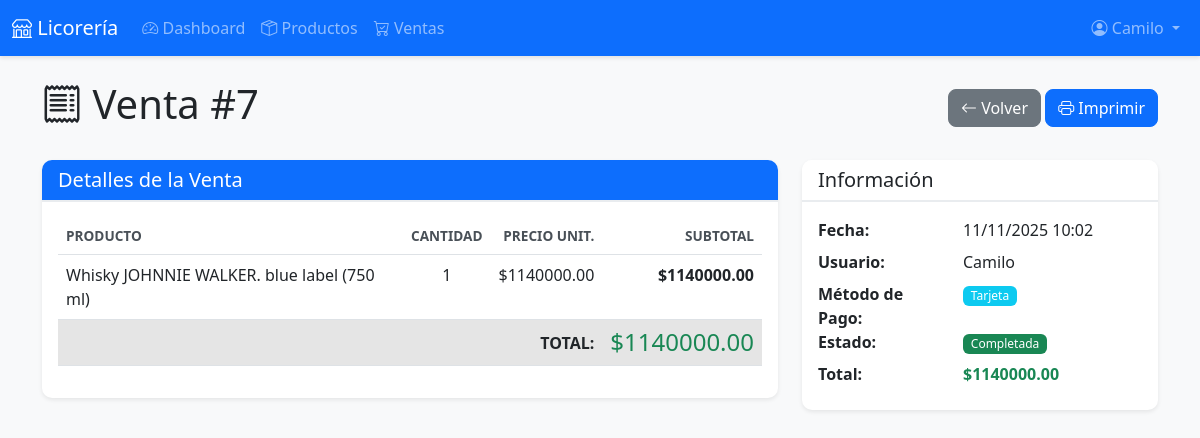
The page /ventas/7/ (signed in) on the database its author committed.
### core/models.py (models this page shows, shortened)
class Venta(models.Model):
    METODOS_PAGO = [
        ('efectivo', 'Efectivo'),
        ('tarjeta', 'Tarjeta'),
        ('transferencia', 'Transferencia'),
    ]
    ESTADOS = [
        ('completada', 'Completada'),
        ('cancelada', 'Cancelada'),
    ]
    usuario = models.ForeignKey(User, on_delete=models.CASCADE, related_name='ventas')
    total = models.DecimalField(max_digits=10, decimal_places=2)
    metodo_pago = models.CharField(max_length=20, choices=METODOS_PAGO)
    estado = models.CharField(max_length=20, choices=ESTADOS, default='completada')
    notas = models.TextField(blank=True)
    creado_en = models.DateTimeField(auto_now_add=True)
    class Meta:
        verbose_name = 'Venta'
        verbose_name_plural = 'Ventas'
        ordering = ['-creado_en']

class ItemVenta(models.Model):
    venta = models.ForeignKey(Venta, on_delete=models.CASCADE, related_name='items')
    producto = models.ForeignKey(Producto, on_delete=models.CASCADE)
    nombre_producto = models.CharField(max_length=200)  # Guardamos el nombre por si se elimina el producto
    cantidad = models.IntegerField()
    precio_unitario = models.DecimalField(max_digits=10, decimal_places=2)
    subtotal = models.DecimalField(max_digits=10, decimal_places=2)
    class Meta:
        verbose_name = 'Item de Venta'
        verbose_name_plural = 'Items de Venta'

### core/views.py (the view)
# urls.py: path('ventas/<int:pk>/', views.venta_detalle_view, name='venta_detalle'),
@login_required
def venta_detalle_view(request, pk):
    venta = get_object_or_404(Venta, pk=pk)
    if hasattr(request.user, 'perfil') and request.user.perfil.rol not in ['admin', 'cajero']:
        if venta.usuario != request.user:
            messages.error(request, 'No tienes permisos para ver esta venta')
            return redirect('mis_pedidos')
    context = {'venta': venta}
    return render(request, 'core/venta_detalle.html', context)

### templates/core/venta_detalle.html (shortened to what this page needs)
{% extends 'base.html' %}
{% block content %}
<div class="container">
    <div class="d-flex justify-content-between align-items-center mb-4">
        <h1><i class="bi bi-receipt"></i> Venta #{{ venta.id }}</h1>
        <div>
            <a href="{% url 'ventas_lista' %}" class="btn btn-secondary">
                <i class="bi bi-arrow-left"></i> Volver
            </a>
            <button onclick="window.print()" class="btn btn-primary">
                <i class="bi bi-printer"></i> Imprimir
            </button>
        </div>
    </div>
    <div class="row">
        <div class="col-md-8">
            <div class="card mb-4">
                <div class="card-header bg-primary text-white">
                    <h5 class="mb-0">Detalles de la Venta</h5>
                </div>
                <div class="card-body">
                    <div class="table-responsive">
                        <table class="table">
                            <thead>
                                <tr>
                                    <th>Producto</th>
                                    <th class="text-center">Cantidad</th>
                                    <th class="text-end">Precio Unit.</th>
                                    <th class="text-end">Subtotal</th>
                                </tr>
                            </thead>
                            <tbody>
                                {% for item in venta.items.all %}
                                <tr>
                                    <td>{{ item.nombre_producto }}</td>
                                    <td class="text-center">{{ item.cantidad }}</td>
                                    <td class="text-end">${{ item.precio_unitario }}</td>
                                    <td class="text-end"><strong>${{ item.subtotal }}</strong></td>
                                </tr>
                                {% endfor %}
                            </tbody>
                            <tfoot>
                                <tr class="table-active">
                                    <td colspan="3" class="text-end"><strong>TOTAL:</strong></td>
                                    <td class="text-end"><h4 class="mb-0 text-success">${{ venta.total }}</h4></td>
                                </tr>
                            </tfoot>
                        </table>
                    </div>
                </div>
            </div>
        </div>
        <div class="col-md-4">
            <div class="card">
                <div class="card-header">
                    <h5 class="mb-0">Información</h5>
                </div>
                <div class="card-body">
                    <dl class="row mb-0">
                        <dt class="col-sm-5">Fecha:</dt>
                        <dd class="col-sm-7">{{ venta.creado_en|date:"d/m/Y H:i" }}</dd>
                        <dt class="col-sm-5">Usuario:</dt>
                        <dd class="col-sm-7">{{ venta.usuario.first_name|default:venta.usuario.username }}</dd>
                        <dt class="col-sm-5">Método de Pago:</dt>
                        <dd class="col-sm-7">
                            <span class="badge bg-info">{{ venta.get_metodo_pago_display }}</span>
                        </dd>
                        <dt class="col-sm-5">Estado:</dt>
                        <dd class="col-sm-7">
                            <span class="badge bg-success">{{ venta.get_estado_display }}</span>
                        </dd>
                        <dt class="col-sm-5">Total:</dt>
                        <dd class="col-sm-7"><strong class="text-success">${{ venta.total }}</strong></dd>
                    </dl>
                </div>
            </div>
        </div>
    </div>
</div>
{% endblock %}

### templates/base.html (shortened to what this page needs)
<!DOCTYPE html>
<html lang="es">
<head>
    <link href="https://cdn.jsdelivr.net/npm/bootstrap@5.3.0/dist/css/bootstrap.min.css" rel="stylesheet">
    <link href="https://cdn.jsdelivr.net/npm/bootstrap-icons@1.10.0/font/bootstrap-icons.css" rel="stylesheet">
    {% load static %}
    <link rel="stylesheet" href="{% static 'css/styles.css' %}">
</head>
<body>
    {% if user.is_authenticated %}
    <nav class="navbar navbar-expand-lg navbar-dark bg-primary">
        <div class="container-fluid">
            <a class="navbar-brand" href="{% url 'dashboard' %}">
                <i class="bi bi-shop"></i> Licorería
            </a>
            <div class="collapse navbar-collapse" id="navbarNav">
                <ul class="navbar-nav me-auto">
                    <li class="nav-item">
                        <a class="nav-link" href="{% url 'dashboard' %}">
                            <i class="bi bi-speedometer2"></i> Dashboard
                        </a>
                    </li>
                    <li class="nav-item">
                        <a class="nav-link" href="{% url 'productos_lista' %}">
                            <i class="bi bi-box-seam"></i> Productos
                        </a>
                    </li>
                    <li class="nav-item">
                        <a class="nav-link" href="{% url 'ventas_lista' %}">
                            <i class="bi bi-cart-check"></i> Ventas
                        </a>
                    </li>
                </ul>
                <ul class="navbar-nav">
                    <li class="nav-item dropdown">
                        <a class="nav-link dropdown-toggle" href="#" id="userDropdown" role="button" data-bs-toggle="dropdown">
                            <i class="bi bi-person-circle"></i> {{ user.first_name|default:user.username }}
                        </a>
                    </li>
                </ul>
            </div>
        </div>
    </nav>
    {% endif %}
    <main class="{% if user.is_authenticated %}container-fluid{% endif %} my-4">
        {% block content %}{% endblock %}
    </main>
</body>
</html>

### static/css/static/css/styles.css (style rules this page uses)
:root { --primary-color: #0d6efd; --secondary-color: #6c757d; --success-color: #198754; --danger-color: #dc3545; --warning-color: #ffc107; --info-color: #0dcaf0; }
body { font-family: 'Segoe UI', Tahoma, Geneva, Verdana, sans-serif; background-color: #f8f9fa; }
.table th { font-weight: 600; text-transform: uppercase; font-size: 0.85rem; color: #495057; }
.card { border: none; box-shadow: 0 2px 4px rgba(0,0,0,0.08); border-radius: 10px; }
.card-header { background-color: #fff; border-bottom: 2px solid #e9ecef; border-radius: 10px 10px 0 0 !important; }
.btn { border-radius: 8px; font-weight: 500; transition: all 0.3s; }
.navbar { box-shadow: 0 2px 4px rgba(0,0,0,0.1); }
.badge { font-weight: 500; padding: 0.35em 0.65em; }

### rows shown on the page
Venta: id "7", total "1140000.00", creado_en "11/11/2025 10:02", usuario.first_name "Camilo", metodo_pago "Tarjeta", estado "Completada"
ItemVenta: nombre_producto "Whisky JOHNNIE WALKER. blue label (750 ml)", cantidad "1", precio_unitario "1140000.00", subtotal "1140000.00"

### other values the page prints
{{ user.first_name|default:user.username }} "Camilo"
